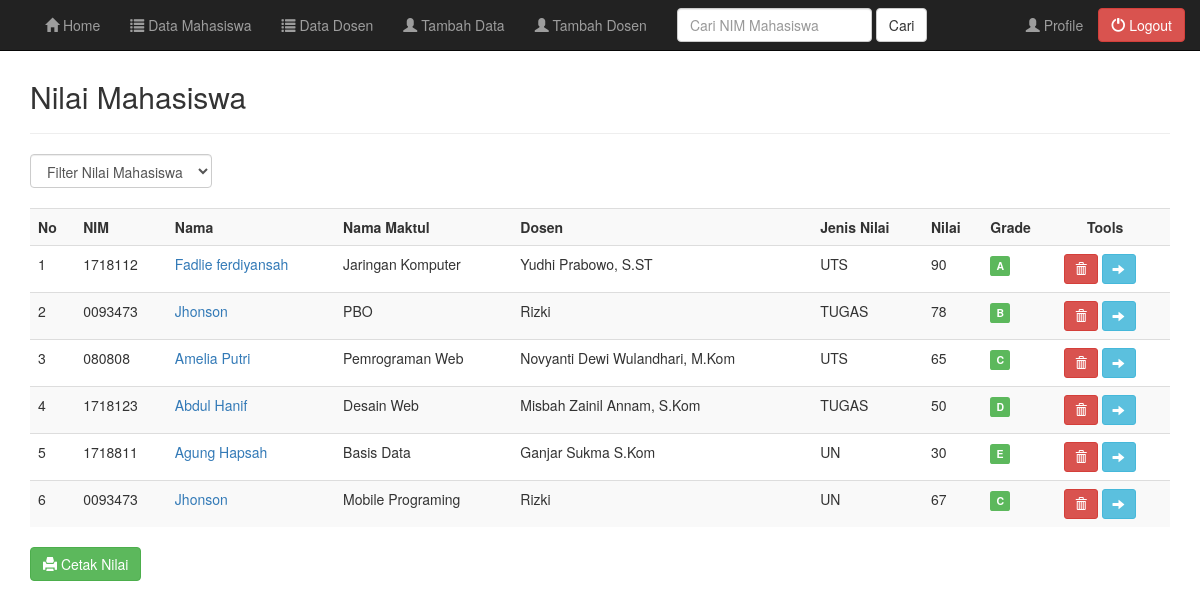
Screenshot of /admin/nilai.php (signed in) with the database file from the repository.
### tables this page shows
CREATE TABLE `detail_matkul` (
  `id_nilai` int(11) NOT NULL AUTO_INCREMENT,
  `nim` varchar(255) NOT NULL,
  `jns_nilai` varchar(255) NOT NULL,
  `nm_matkul` varchar(255) DEFAULT NULL,
  `dosen` varchar(40) DEFAULT NULL,
  `nilai` varchar(255) DEFAULT NULL,
  `grade` varchar(255) DEFAULT NULL,
  PRIMARY KEY (`id_nilai`)
);

CREATE TABLE `tbl_mahasiswa` (
  `nim` varchar(7) NOT NULL DEFAULT '',
  `username` varchar(20) NOT NULL,
  `password` varchar(32) NOT NULL,
  `level` varchar(30) NOT NULL,
  `nama` varchar(50) NOT NULL,
  `jenis_kelamin` varchar(20) NOT NULL,
  `tempat_lahir` varchar(30) NOT NULL,
  `tanggal_lahir` date NOT NULL,
  `alamat_asal` varchar(100) NOT NULL,
  `alamat_sekarang` varchar(100) NOT NULL,
  `no_telepon` varchar(13) NOT NULL,
  `email` varchar(30) NOT NULL,
  `agama` varchar(50) NOT NULL,
  `fakultas` varchar(50) NOT NULL,
  PRIMARY KEY (`nim`)
);

### admin/nilai.php (the view, shortened to what this page needs)
<?php
include("header.php");
include("../koneksi.php");
?>
	<div class="container">
		<div class="content">
			<h2>Nilai Mahasiswa</h2>
			<hr />
			<form class="form-inline" method="get">
				<div class="form-group">
					<select name="filter" class="form-control" onchange="form.submit()">
						<option value="0">Filter Nilai Mahasiswa</option>
						<?php $filter = addslashes(isset($_GET['filter']) ? strtolower($_GET['filter']) : NULL);  ?>
					</select>
				</div>
			</form>
			<br />
			<div class="table-responsive">
				<table class="table table-striped table-hover">
					<tr>
						<th>No</th>
						<th>NIM</th>
						<th>Nama</th>
						<th>Nama Maktul</th>
						<th>Dosen</th>
						<th>Jenis Nilai</th>
						<th>Nilai</th>
						<th>Grade</th>
						<th>&nbsp;&nbsp;&nbsp;&nbsp;&nbsp;&nbsp;Tools</th>
					</tr>
					<?php
					if($filter){
						$sql = mysqli_query($koneksi, "SELECT * FROM detail_matkul
							INNER JOIN tbl_mahasiswa ON detail_matkul.nim = tbl_mahasiswa.nim
						WHERE grade='$filter'");
					}else{
						$sql = mysqli_query($koneksi, "SELECT * FROM detail_matkul
								INNER JOIN tbl_mahasiswa ON detail_matkul.nim = tbl_mahasiswa.nim
								");
					}
					if(mysqli_num_rows($sql) == 0){
						echo '<tr><td colspan="14">Data Tidak Ada.</td></tr>';
					}else{
						$no = 1;
						while($row = mysqli_fetch_assoc($sql)){
							echo '
							<tr>
								<td>'.$no.'</td>
								<td>'.$row['nim'].'</td>
								<td><a href="profile_mahasiswa.php?nim='.$row['nim'].'">'.$row['nama'].'</a></td>
								<td>'.$row['nm_matkul'].'</td>
								<td>'.$row['dosen'].'</td>
								<td>'.$row['jns_nilai'].'</td>
								<td>'.$row['nilai'].'</td>
								<td>';
								if($row['grade'] == 'A'){
									echo '<span class="label label-success">A</span>';
								}
								else if ($row['grade'] == 'B' ){
									echo '<span class="label label-success">B</span>';
								}
								else if ($row['grade'] == 'C' ){
									echo '<span class="label label-success">C</span>';
								}
								else if ($row['grade'] == 'D' ){
									echo '<span class="label label-success">D</span>';
								}
								else if ($row['grade'] == 'E' ){
									echo '<span class="label label-success">E</span>';
								}
							echo '
								</td>
								<td>
									<a href="nilai.php?aksi=delete&id_nilai='.$row['id_nilai'].'" title="Hapus Data" data-toggle="tooltip" onclick="return confirm(\'Anda yakin akan menghapus data '.$row['nama'].'?\')" class="btn btn-danger btn-sm"><span class="glyphicon glyphicon-trash" aria-hidden="true"></span></a>
									<a href="detail_nilai.php?nim='.$row['nim'].'" title="Detail Nilai" data-toggle="tooltip" class="btn btn-info btn-sm"><span class="glyphicon glyphicon-arrow-right" aria-hidden="true"></span></a>
								</td>
							</tr>
							';
							$no++;
						}
					}
					?>
				</table>
			</div>
		</div>
		<a href="cetak.php?grade=<?php echo $filter ?>" data-toggle="tooltip" title="Cetak" class="btn btn-success" role="button" target="_blank"><span class="glyphicon glyphicon-print"></span> Cetak Nilai </a>
	</div>
<?php
include("footer.php");
?>

### style.css (style rules this page uses)
.content { margin-top: 80px; }

### rows the page displays
detail_matkul: tbl_mahasiswa.nim "1718112", tbl_mahasiswa.nama "Fadlie ferdiyansah", nm_matkul "Jaringan Komputer", dosen "Yudhi Prabowo, S.ST", jns_nilai "UTS", nilai "90", grade "A"
detail_matkul: tbl_mahasiswa.nim "0093473", tbl_mahasiswa.nama "Jhonson", nm_matkul "PBO", dosen "Rizki", jns_nilai "TUGAS", nilai "78", grade "B"
detail_matkul: tbl_mahasiswa.nim "080808", tbl_mahasiswa.nama "Amelia Putri", nm_matkul "Pemrograman Web", dosen "Novyanti Dewi Wulandhari, M.Kom", jns_nilai "UTS", nilai "65", grade "C"
detail_matkul: tbl_mahasiswa.nim "1718123", tbl_mahasiswa.nama "Abdul Hanif", nm_matkul "Desain Web", dosen "Misbah Zainil Annam, S.Kom", jns_nilai "TUGAS", nilai "50", grade "D"
detail_matkul: tbl_mahasiswa.nim "1718811", tbl_mahasiswa.nama "Agung Hapsah", nm_matkul "Basis Data", dosen "Ganjar Sukma S.Kom", jns_nilai "UN", nilai "30", grade "E"
detail_matkul: tbl_mahasiswa.nim "0093473", tbl_mahasiswa.nama "Jhonson", nm_matkul "Mobile Programing", dosen "Rizki", jns_nilai "UN", nilai "67", grade "C"
